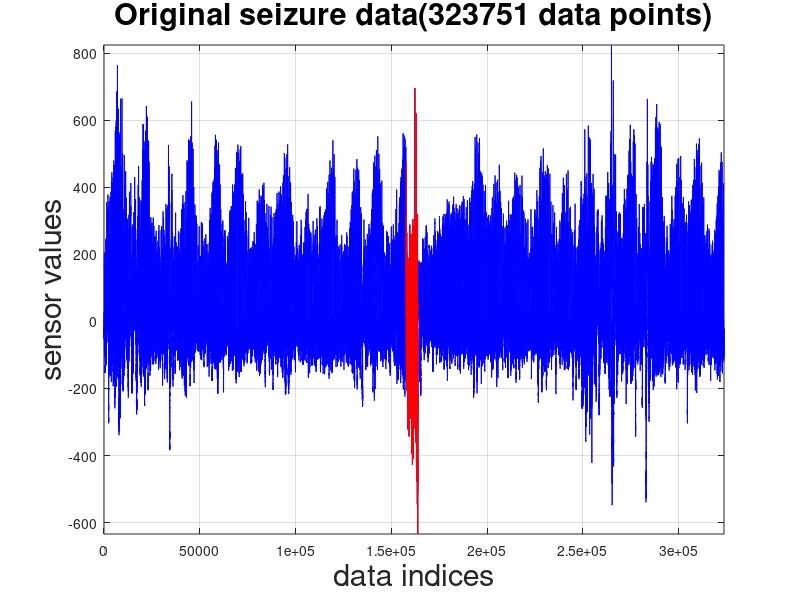

This figure's MATLAB source: (Note: this script raises an error after producing the figure.)
load final_data.mat;

%plot(datapath_out_ll(150000:173759, :))

%plot the original seizure
t = 1:323751;
t2 = 1:320000;
seizurefirst = seizureStart_index;

seizurelast = seizureEnd_index;
vectorsize = seizurelast-seizurefirst+1;

t1 = linspace(seizurefirst,seizurelast,vectorsize);
seizuring = data(seizurefirst:seizurelast);

figure(1);

plot(t,data,'-b');
hold on;
plot(t1,seizuring,'-r');
title('Original seizure data(323751 data points)','FontSize',22);
xlabel('data indices','FontSize',22) % x-axis label
ylabel('sensor values','FontSize',22) % y-axis label
grid on;
axis([0 323751 min(data) max(data)]);

%original figures

%llth = zeros(1,50001) + 3000;
%psth = zeros(1,50001) + 1e7;
%neth = zeros(1,50001) + 250000;
dll = dlmread('datapath_out_ll');
dps = dlmread('datapath_out_ps');
dne = dlmread('datapath_out_ne');
dpsalpha = dlmread('datapath_out_alpha');
dpsbeta = dlmread('datapath_out_beta');
dpstheta = dlmread('datapath_out_theta');

figure(2);
subplot(2,1,1); 
plot(t,data,'-b');
hold on;
plot(t1,seizuring,'-r');
title('Original seizure data(323751 data points)','FontSize',22);
xlabel('data indices','FontSize',22) % x-axis label
ylabel('sensor values','FontSize',22) % y-axis label
axis([0 320000 min(data) max(data)]);
grid on;

subplot(2,1,2);
plot(t2,dll,'-b');
hold on;
%plot(t,llth,'-p');
title('Line length data output from simulation','FontSize',22);
xlabel('data indices','FontSize',22) % x-axis label
ylabel('feature module outputs','FontSize',22) % y-axis label
grid on;
axis([0 320000 min(dll) max(dll)]);

figure(3);
subplot(2,1,1); 
plot(t,data,'-b');
hold on;
plot(t1,seizuring,'-r');
title('Original seizure data(323751 data points)','FontSize',22);
xlabel('data indices','FontSize',22) % x-axis label
ylabel('sensor values','FontSize',22) % y-axis label
axis([0 320000 min(data) max(data)]);
grid on;

subplot(2,1,2);
plot(t2,dps,'-b');
hold on;
%plot(t,psth,'-p');
title('Power spectrum data output from simulation','FontSize',22);
xlabel('data indices','FontSize',22) % x-axis label
ylabel('feature module outputs','FontSize',22) % y-axis label
grid on;
axis([0 320000 min(dps) max(dps)]);

figure(4);
subplot(2,1,1); 
plot(t,data,'-b');
hold on;
plot(t1,seizuring,'-r');
title('Original seizure data(323751 data points)','FontSize',22);
xlabel('data indices','FontSize',22) % x-axis label
ylabel('sensor values','FontSize',22) % y-axis label
axis([0 320000 min(data) max(data)]);
grid on;

subplot(2,1,2);
plot(t2,dne,'-b');
hold on;
%plot(t,neth,'-p');
title('Nonlinear energy data output from simulation','FontSize',22);
xlabel('data indices','FontSize',22) % x-axis label
ylabel('feature module outputs','FontSize',22) % y-axis label
grid on;
axis([0 320000 min(dne) max(dne)]);

figure(5);
subplot(2,1,1); 
plot(t,data,'-b');
hold on;
plot(t1,seizuring,'-r');
title('Original seizure data(323751 data points)','FontSize',22);
xlabel('data indices','FontSize',22) % x-axis label
ylabel('sensor values','FontSize',22) % y-axis label
axis([0 320000 min(data) max(data)]);
grid on;

subplot(2,1,2);
plot(t2,dpsalpha,'-b');
hold on;
%plot(t,neth,'-p');
title('Power spectrum alpha band output from simulation','FontSize',22);
xlabel('data indices','FontSize',22) % x-axis label
ylabel('feature module outputs','FontSize',22) % y-axis label
grid on;
axis([0 320000 min(dpsalpha) max(dpsalpha)]);

figure(6);
subplot(2,1,1); 
plot(t,data,'-b');
hold on;
plot(t1,seizuring,'-r');
title('Original seizure data(323751 data points)','FontSize',22);
xlabel('data indices','FontSize',22) % x-axis label
ylabel('sensor values','FontSize',22) % y-axis label
axis([0 320000 min(data) max(data)]);
grid on;

subplot(2,1,2);
plot(t2,dpsbeta,'-b');
hold on;
%plot(t,neth,'-p');
title('Power spectrum beta band output from simulation','FontSize',22);
xlabel('data indices','FontSize',22) % x-axis label
ylabel('feature module outputs','FontSize',22) % y-axis label
grid on;
axis([0 320000 min(dpsbeta) max(dpsbeta)]);

figure(7);
subplot(2,1,1); 
plot(t,data,'-b');
hold on;
plot(t1,seizuring,'-r');
title('Original seizure data(323751 data points)','FontSize',22);
xlabel('data indices','FontSize',22) % x-axis label
ylabel('sensor values','FontSize',22) % y-axis label
axis([0 320000 min(data) max(data)]);
grid on;

subplot(2,1,2);
plot(t2,dpstheta,'-b');
hold on;
%plot(t,neth,'-p');
title('Power spectrum theta band output from simulation','FontSize',22);
xlabel('data indices','FontSize',22) % x-axis label
ylabel('feature module outputs','FontSize',22) % y-axis label
grid on;
axis([0 320000 min(dpstheta) max(dpstheta)]);